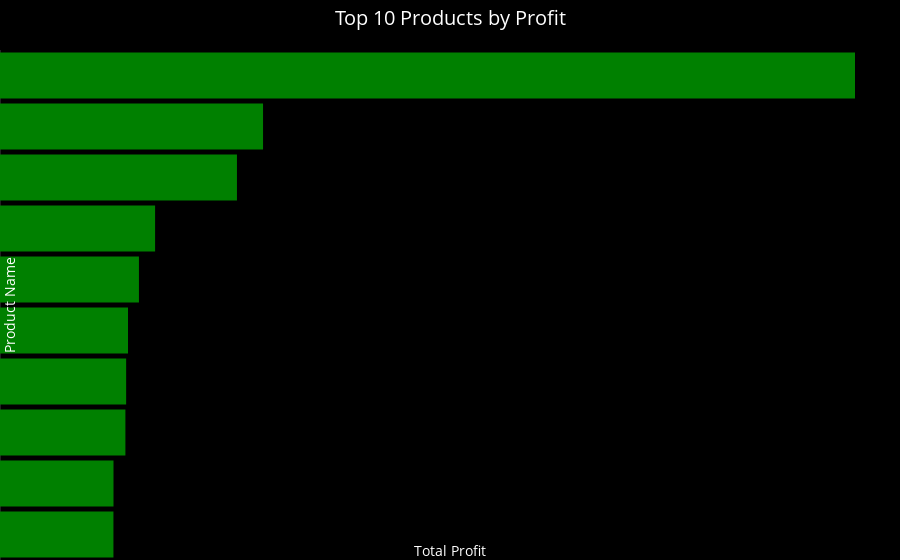

The cell this chart's notebook holds for it:
### Code cell
import plotly.graph_objects as go
import pandas as pd

df = pd.read_csv('data.csv')

product_profit = df.groupby('Product Name')['Profit'].sum().reset_index()

product_profit = product_profit.sort_values(by='Profit', ascending=False)

top_10_products = product_profit.head(10)

fig = go.Figure(go.Bar(
    x=top_10_products['Profit'],
    y=top_10_products['Product Name'],
    orientation='h',
    marker=dict(color='green')  
))

fig.update_layout(
    title='Top 10 Products by Profit',
    xaxis_title='Total Profit',
    yaxis_title='Product Name',
    yaxis=dict(autorange="reversed"),
    bargap=0.1,
    margin=dict(l=0, r=0, t=50, b=0),
    plot_bgcolor='black',  
    paper_bgcolor='black',  
    font=dict(color='white'),  
    title_font=dict(color='white', size=20),  
    xaxis=dict(showgrid=False),  
)

fig.show()

### Figure 1 — Plotly figure (JSON) as saved in the notebook; plotly's stock layout.template omitted (floating-point values rounded to 4 significant figures)
{"data": [{"marker": {"color": "green"}, "orientation": "h", "type": "bar", "x": [25200.0, 7753.0, 6984.0, 4571.0, 4095.0, 3773.0, 3718.0, 3696.0, 3345.0, 3344.0], "y": ["Canon imageCLASS 2200 Advanced Copier", "Fellowes PB500 Electric Punch Plastic Comb Binding Machine with Manual Bind", "Hewlett Packard LaserJet 3310 Copier", "Canon PC1060 Personal Laser Copier", "HP Designjet T520 Inkjet Large Format Printer - 24\" Color", "Ativa V4110MDD Micro-Cut Shredder", "3D Systems Cube Printer, 2nd Generation, Magenta", "Plantronics Savi W720 Multi-Device Wireless Headset System", "Ibico EPK-21 Electric Binding System", "Zebra ZM400 Thermal Label Printer"]}], "layout": {"bargap": 0.1, "font": {"color": "white"}, "margin": {"b": 0, "l": 0, "r": 0, "t": 50}, "paper_bgcolor": "black", "plot_bgcolor": "black", "title": {"font": {"color": "white", "size": 20}, "text": "Top 10 Products by Profit"}, "xaxis": {"showgrid": false, "title": {"text": "Total Profit"}}, "yaxis": {"autorange": "reversed", "title": {"text": "Product Name"}}}}
